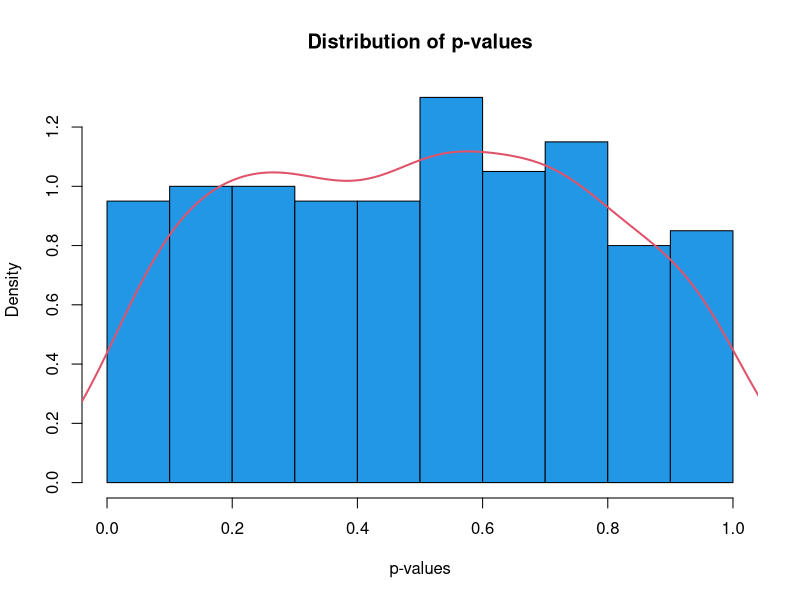

Generate this figure with R:
## ---- chunk 1
rnorm(10)
library(ggplot2)
joran <- rgb(.8,.4,0)
jpurp <- rgb(.5,0,1)
## ---- chunk 2
# Print R session info
sessionInfo()
## ---- chunk 3
setwd("~/juicy/BioStatWork2012/mytex/journalClub/Reproducibility/repBioInfo")
getwd() ## obtain the working directory
## ---- chunk 4
set.seed(31); nColors <- 200; nObs <- 100
jellyBeans <- matrix(rnorm(nObs*nColors), ncol=nColors)
fishing4News <- apply(jellyBeans, 2, function(x) t.test(x)$p.value)
hist(fishing4News, col=4, freq=FALSE, main="Distribution of p-values", xlab="p-values")
lines(density(fishing4News), col=2, lwd=2)
## ---- chunk 5
set.seed(7)
nColors <- 10000
nObs <- 20
jellyBeans <- matrix(rnorm(nObs*nColors), ncol=nColors)
fishing4News <- apply(jellyBeans, 2, function(x) t.test(x)$p.value)
BHfishing <- p.adjust(fishing4News, "BH")
min(BHfishing)
